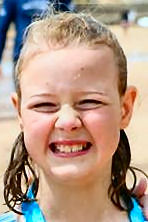
#> input picture 003.jpg, 148 x 222 px, given in place of Subj_2_part_20.mp4, which was not available
$ python phase2c7_3_pose_visual_analysis.py
#> lines starting #> are read from the running program, lines starting #| are printed output that depends on the picture; after the words box and inside, x2 and y2 are one past the last pixel; in counts of white or black regions, pixels touching at a corner belong together

import cv2
import csv
import numpy as np
from pathlib import Path

ROOT = Path(
    r"C:\ReSenseResearchData\video\raw\OpenPose_ADOS\extracted"
    r"\autism_data_anonymized"
)

VIDEOS = [
    ROOT / "training_set" / "ASD" / "Subj_2_part_20.mp4",
    ROOT / "training_set" / "TD" / "Subj_14_part_111.mp4",
]

OUTPUT = Path(
    r"C:\ReSenseResearchData\metadata"
    r"\Phase2C7_3_pose_visual_analysis.csv"
)

OUTPUT.parent.mkdir(parents=True, exist_ok=True)

results = []

for video_path in VIDEOS:
    print(f"\nAnalyzing: {video_path.name}")

    cap = cv2.VideoCapture(str(video_path))

    if not cap.isOpened():
        print("ERROR: Cannot open video")
        continue

    total_frames = int(cap.get(cv2.CAP_PROP_FRAME_COUNT))

    colored_counts = []
    nonblack_counts = []
    component_counts = []

    for frame_index in range(total_frames):
        success, frame = cap.read()

        if not success:
            print(f"Frame read failed at {frame_index}")
            break

        hsv = cv2.cvtColor(frame, cv2.COLOR_BGR2HSV)
        gray = cv2.cvtColor(frame, cv2.COLOR_BGR2GRAY)

        # Detect saturated and sufficiently bright pixels.
        color_mask = cv2.inRange(
            hsv,
            np.array([0, 60, 40]),
            np.array([179, 255, 255])
        )

        colored_pixels = cv2.countNonZero(color_mask)
        nonblack_pixels = cv2.countNonZero(gray)

        # Count connected coloured regions.
        count, labels, stats, centroids = (
            cv2.connectedComponentsWithStats(
                color_mask,
                connectivity=8
            )
        )

        # Ignore background component.
        valid_components = sum(
            1 for area in stats[1:, cv2.CC_STAT_AREA]
            if area >= 2
        )

        colored_counts.append(colored_pixels)
        nonblack_counts.append(nonblack_pixels)
        component_counts.append(valid_components)
#> this loop made 1 pass
#> (colored_pixels, nonblack_pixels, count, valid_components) on pass 1: (20144, 32856, 47, 31)
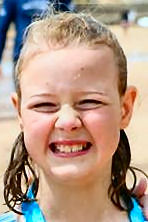
#> input picture 003.jpg, 148 x 222 px, given in place of Subj_2_part_20.mp4, which was not available
#> pass 1, `gray = cv2.cvtColor(frame, cv2.COLOR_BGR2GRAY)`:
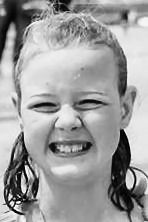
#> gray: shape (222, 148); min 1, max 255, mean 156.9
#> pass 1, `color_mask = cv2.inRange( hsv, np.array([0, 60, 40]), np.array([179, 2..`:
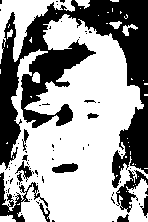
#> color_mask: shape (222, 148); 61.3% white; 73 black regions (60 under 20 px), largest, box (x1, y1, x2, y2) and area: (0, 0, 148, 188) 10706, (0, 172, 48, 222) 644, (116, 170, 148, 213) 477
#> pass 1, `count, labels, stats, centroids = ( cv2.connectedComponentsWithStats( ..`:
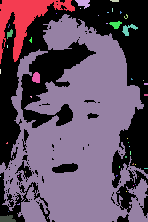
#> labels: shape (222, 148) int32; 47 distinct labels, from 0 to 46; one colour per label, 0 black
#> frame is the input picture: shape (222, 148, 3); mean B, G, R 134, 151, 177.2
#> after the loop, colored_counts = [20144]; component_counts = [31]; nonblack_counts = [32856]

    cap.release()

    if not colored_counts:
        print("No frames analyzed")
        continue

    result = {
        "video": video_path.name,
        "group": video_path.parent.name,
        "frames_analyzed": len(colored_counts),
        "frames_with_color": sum(
            count > 0 for count in colored_counts
        ),
        "mean_colored_pixels": round(
            float(np.mean(colored_counts)), 2
        ),
        "max_colored_pixels": max(colored_counts),
        "mean_nonblack_pixels": round(
            float(np.mean(nonblack_counts)), 2
        ),
        "mean_connected_components": round(
            float(np.mean(component_counts)), 2
        ),
        "max_connected_components": max(component_counts),
    }

    results.append(result)

    for key, value in result.items():
        print(f"{key}: {value}")
#> this loop made 9 passes
#> (key, value) on passes 1 to 9: ('video', 'Subj_2_part_20.mp4'), ('group', 'ASD'), ('frames_analyzed', 1), ('frames_with_color', 1), ('mean_colored_pixels', 20144), ('max_colored_pixels', 20144), ('mean_nonblack_pixels', 32856), ('mean_connected_components', 31), ('max_connected_components', 31)
#| video: Subj_2_part_20.mp4
#| group: ASD
#| frames_analyzed: 1
#| frames_with_color: 1
#| mean_colored_pixels: 20144.0
#| max_colored_pixels: 20144
#| mean_nonblack_pixels: 32856.0
#| mean_connected_components: 31.0
#> (further printed lines are left out)

if results:
    with OUTPUT.open(
        "w", newline="", encoding="utf-8"
    ) as file:
        writer = csv.DictWriter(
            file,
            fieldnames=results[0].keys()
        )
        writer.writeheader()
        writer.writerows(results)

    print(f"\nReport saved to: {OUTPUT}")
